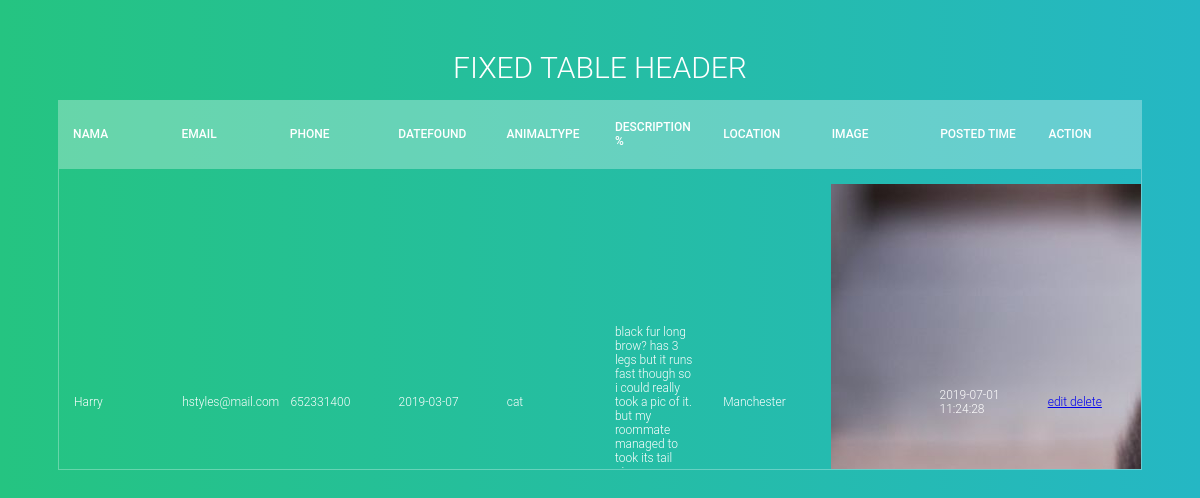
The page /tabledisplay.php on the database its author committed.
### tables this page shows
CREATE TABLE `laporanhilang` (
  `id` int(11) NOT NULL,
  `name` varchar(20) NOT NULL,
  `email` varchar(50) NOT NULL,
  `telephone` int(15) NOT NULL,
  `datefound` date NOT NULL,
  `animal_type` varchar(10) NOT NULL,
  `deskripsi` text NOT NULL,
  `location` varchar(15) NOT NULL,
  `posted_time` timestamp NOT NULL DEFAULT CURRENT_TIMESTAMP,
  `image` varchar(100) NOT NULL
);

### tabledisplay.php (the view, shortened to what this page needs)
<?php include("konek.php"); ?>
<html>
<head>
</head>
<body>
<section>
  <h1>Fixed Table header</h1>
  <div class="tbl-header">
    <table cellpadding="0" cellspacing="0" border="0">
      <thead>
        <tr>
          <th>nama</th>
          <th>email</th>
          <th>phone</th>
          <th>datefound</th>
          <th>animaltype</th>
          <th>description %</th>
          <th>location</th>
          <th>image</th>
          <th>posted time</th>
          <th>action</th>
        </tr>
      </thead>
    </table>
  </div>
  <div class="tbl-content">
    <table cellpadding="0" cellspacing="0" border="0">
      <tbody>
         <?php
          $query = "SELECT * FROM laporanhilang";
          $result= mysqli_query($conn, $query);
          while($row = mysqli_fetch_assoc($result)) {
          echo "<tr>";
          echo " <td>" . $row['name'] ."</td>";
          echo " <td>" . $row['email'] ."</td>";
          echo " <td>" . $row['telephone'] ."</td>";
          echo " <td>" . $row['datefound'] ."</td>";
          echo " <td>" . $row['animal_type'] ."</td>";
          echo " <td>" . $row['deskripsi'] ."</td>";
          echo " <td>" . $row['location'] ."</td>";
          echo "<td><img src='images/uploaded/".$row['image']."' ></td>";
          echo "<td>" . $row['posted_time'] . "</td>";
          ?>
            <td>
              <a href="edit.php?id=<?php echo $row['id']?>">
                edit
              </a>
              <a href="delete.php?id=<?php echo $row['id']?>" class="btn btn-danger">
                delete
              </a>
            </td>
          </tr>
          <?php } ?>
      </tbody>
    </table>
  </div>
</section>
</body>
</html>

### tabledisplay.php (style rules this page uses)
h1 { font-size: 30px; color: #fff; text-transform: uppercase; font-weight: 300; text-align: center; margin-bottom: 15px; }
table { width:100%; table-layout: fixed; }
.tbl-header { background-color: rgba(255,255,255,0.3); }
.tbl-content { height:300px; overflow-x:auto; margin-top: 0px; border: 1px solid rgba(255,255,255,0.3); }
th { padding: 20px 15px; text-align: left; font-weight: 500; font-size: 12px; color: #fff; text-transform: uppercase; }
td { padding: 15px; text-align: left; vertical-align:middle; font-weight: 300; font-size: 12px; color: #fff; border-bottom: solid 1px rgba(255,255,255,0.1); }
body { background: -webkit-linear-gradient(left, #25c481, #25b7c4); background: linear-gradient(to right, #25c481, #25b7c4); font-family: 'Roboto', sans-serif; }
section { margin: 50px; }

### rows shown on the page
laporanhilang: name "Harry", email "hstyles@mail.com", telephone "652331400", datefound "2019-03-07", animal_type "cat", deskripsi "black fur long brow? has 3 legs but it runs fast though so i could really took a pic of it. but my roommate managed to took its tail…", location "Manchester", image (picture), posted_time "2019-07-01 11:24:28"
